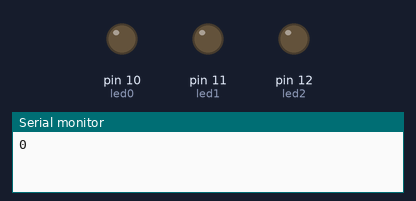
The sketch below on a simulated Arduino Uno, built with avr-gcc and run on an emulated ATmega328P. Parts: output pins drawn as LEDs (lit = HIGH), the last lines printed to the serial monitor.

Above: at 1.0 s.
At 5.0 s:
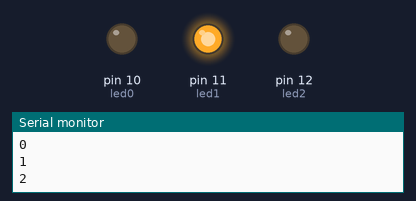
At 7.0 s:
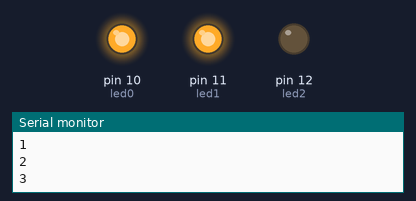
At 9.0 s:
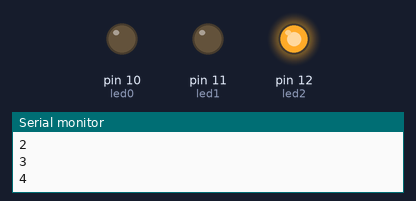
At 13.0 s:
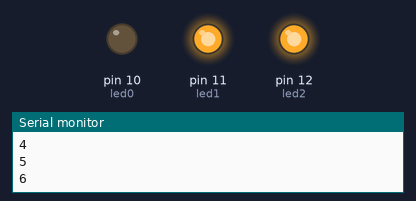
At 19.0 s:
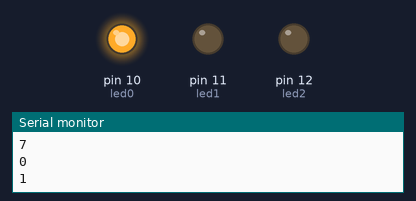
Timing chart, 0 to 20.8 s (numbered marks = the images above):
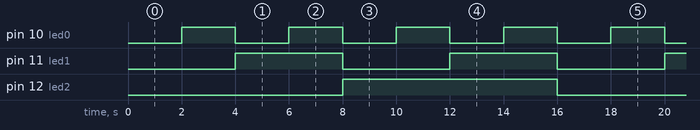

Measured:
- by itself, pin 10 (led0): alternates HIGH for 2.0 s and LOW for 2.0 s
- by itself, pin 11 (led1): alternates HIGH for 4.0 s and LOW for 4.0 s
- by itself, pin 12 (led2): alternates HIGH for 8.0 s and LOW for 8.0 s

The sketch:

binaryConverter.ino
```cpp
int led2 = 12;
int led1 = 11;
int led0 = 10;
int counter=0;
void setup() {
  pinMode(led0, OUTPUT);
  pinMode(led1, OUTPUT);
  pinMode(led2, OUTPUT);
  Serial.begin(115200);
}

void loop() {
  reset();
  for(int i = 0; i < 8; ++i)
  {
    counter=i;
    Serial.println(counter);
    signal( led2, ((i >> 2) % 2) == 1);

    signal( led1, ((i >> 1) % 2) == 1);

    signal( led0, ((i >> 0) % 2) == 1);

    delay(2000);
  }
}

// Set all LEDs off so that we start at zero
void reset() {
  signal( led2, 0);
  signal( led1, 0);
  signal( led0, 0);
}

void signal(int led, bool on) {
  if(on) {
    digitalWrite(led, HIGH);
  }
  else {
    digitalWrite(led, LOW);
  }
}
```
